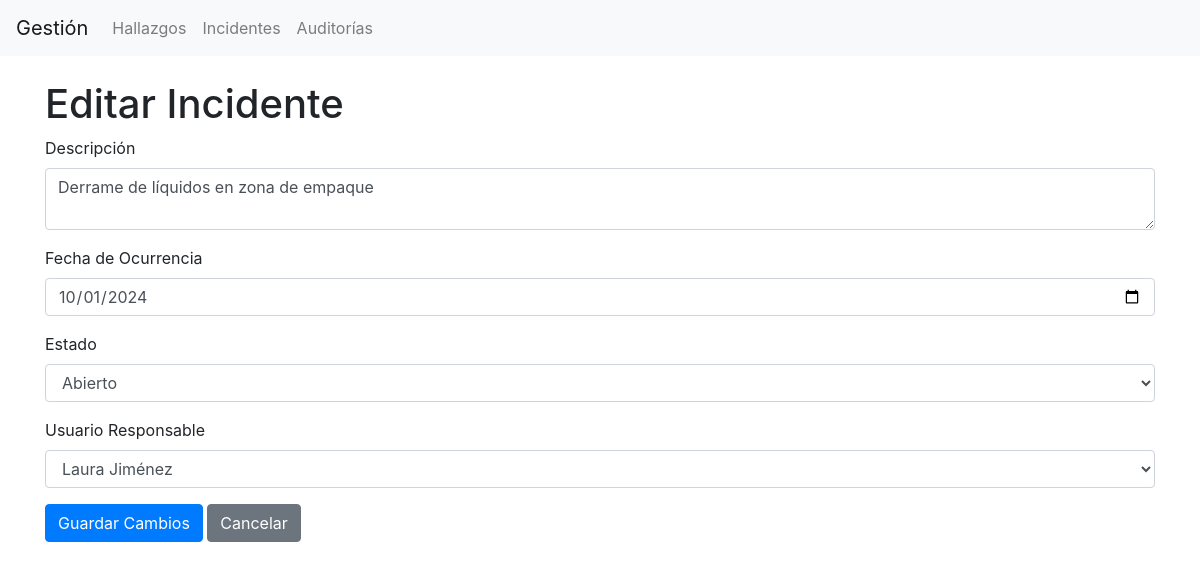
The app's page /index.php?entity=incidente&action=edit&id=1 with its own data.
### tables this page shows
CREATE TABLE Incidente (
    id INT AUTO_INCREMENT PRIMARY KEY,       
    descripcion TEXT NOT NULL,               
    fecha_ocurrencia DATE NOT NULL,          
    id_estado INT,                           
    id_usuario INT,                          
    FOREIGN KEY (id_estado) REFERENCES Estado(id),   
    FOREIGN KEY (id_usuario) REFERENCES Usuario(id)  
);

CREATE TABLE Estado (
    id INT AUTO_INCREMENT PRIMARY KEY,   
    nombre VARCHAR(50) NOT NULL          
);

CREATE TABLE Usuario (
    id INT AUTO_INCREMENT PRIMARY KEY,   
    nombre VARCHAR(100) NOT NULL,        
    email VARCHAR(100) NOT NULL UNIQUE,  
    fecha_registro TIMESTAMP DEFAULT CURRENT_TIMESTAMP   
);

### controllers/IncidenteController.php (called while the page is built, shortened)
<?php
require_once 'models/IncidenteModel.php';
require_once 'models/EstadoModel.php';
require_once 'models/UsuarioModel.php';
class IncidenteController {
    private $model;
    private $estadoModel;
    private $usuarioModel;
    public function __construct($pdo) {
        $this->model = new IncidenteModel($pdo);
        $this->estadoModel = new EstadoModel($pdo);
        $this->usuarioModel = new UsuarioModel($pdo);
    }
    public function edit($id) {
        $incidente = $this->model->getById($id);
        $estados = $this->estadoModel->getAll();
        $usuarios = $this->usuarioModel->getAll();
        require 'views/incidente/edit.php';
    }
}

### models/IncidenteModel.php (called while the page is built, shortened)
<?php
class IncidenteModel {
    private $pdo;
    public function __construct($pdo) {
        $this->pdo = $pdo;
    }
    public function getById($id) {
        $stmt = $this->pdo->prepare("
            SELECT i.*, e.nombre as estado_nombre, u.nombre as usuario_nombre
            FROM Incidente i
            LEFT JOIN Estado e ON i.id_estado = e.id
            LEFT JOIN Usuario u ON i.id_usuario = u.id
            WHERE i.id = ?
        ");
        $stmt->execute([$id]);
        return $stmt->fetch(PDO::FETCH_ASSOC);
    }
}

### models/EstadoModel.php (called while the page is built, shortened)
<?php
class EstadoModel {
    private $pdo;
    public function __construct($pdo) {
        $this->pdo = $pdo;
    }
    public function getAll() {
        $stmt = $this->pdo->query("SELECT * FROM Estado");
        return $stmt->fetchAll(PDO::FETCH_ASSOC);
    }
}

### models/UsuarioModel.php (called while the page is built, shortened)
<?php
class UsuarioModel {
    private $pdo;
    public function __construct($pdo) {
        $this->pdo = $pdo;
    }
    public function getAll() {
        $stmt = $this->pdo->query("SELECT * FROM Usuario");
        return $stmt->fetchAll(PDO::FETCH_ASSOC);
    }
}

### views/incidente/edit.php (the view, shortened to what this page needs)
<!DOCTYPE html>
<html lang="es">
<head>
    <link rel="stylesheet" href="https://cdn.jsdelivr.net/npm/bootstrap@4.5.2/dist/css/bootstrap.min.css">
</head>
<body>
<?php include 'views/layout/header.php'; ?>
<div class="container mt-4">
    <h1>Editar Incidente</h1>
    <form action="index.php?entity=incidente&action=edit&id=<?= $incidente['id'] ?>" method="POST">
        <div class="form-group">
            <label for="descripcion">Descripción</label>
            <textarea class="form-control" id="descripcion" name="descripcion" required><?= $incidente['descripcion'] ?></textarea>
        </div>
        <div class="form-group">
            <label for="fecha_ocurrencia">Fecha de Ocurrencia</label>
            <input type="date" class="form-control" id="fecha_ocurrencia" name="fecha_ocurrencia" value="<?= $incidente['fecha_ocurrencia'] ?>" required>
        </div>
        <div class="form-group">
            <label for="id_estado">Estado</label>
            <select class="form-control" id="id_estado" name="id_estado" required>
                <?php foreach ($estados as $estado): ?>
                    <option value="<?= $estado['id'] ?>" <?= ($estado['id'] == $incidente['id_estado']) ? 'selected' : '' ?>>
                        <?= $estado['nombre'] ?>
                    </option>
                <?php endforeach; ?>
            </select>
        </div>
        <div class="form-group">
            <label for="id_usuario">Usuario Responsable</label>
            <select class="form-control" id="id_usuario" name="id_usuario" required>
                <?php foreach ($usuarios as $usuario): ?>
                    <option value="<?= $usuario['id'] ?>" <?= ($usuario['id'] == $incidente['id_usuario']) ? 'selected' : '' ?>>
                        <?= $usuario['nombre'] ?>
                    </option>
                <?php endforeach; ?>
            </select>
        </div>
        <button type="submit" class="btn btn-primary">Guardar Cambios</button>
        <a href="index.php?entity=incidente&action=index" class="btn btn-secondary">Cancelar</a>
    </form>
</div>
</body>
</html>

### records on screen
incidente: descripcion "Derrame de líquidos en zona de empaque", fecha_ocurrencia "10/01/2024", id_estado "Abierto", id_usuario "Laura Jiménez"
